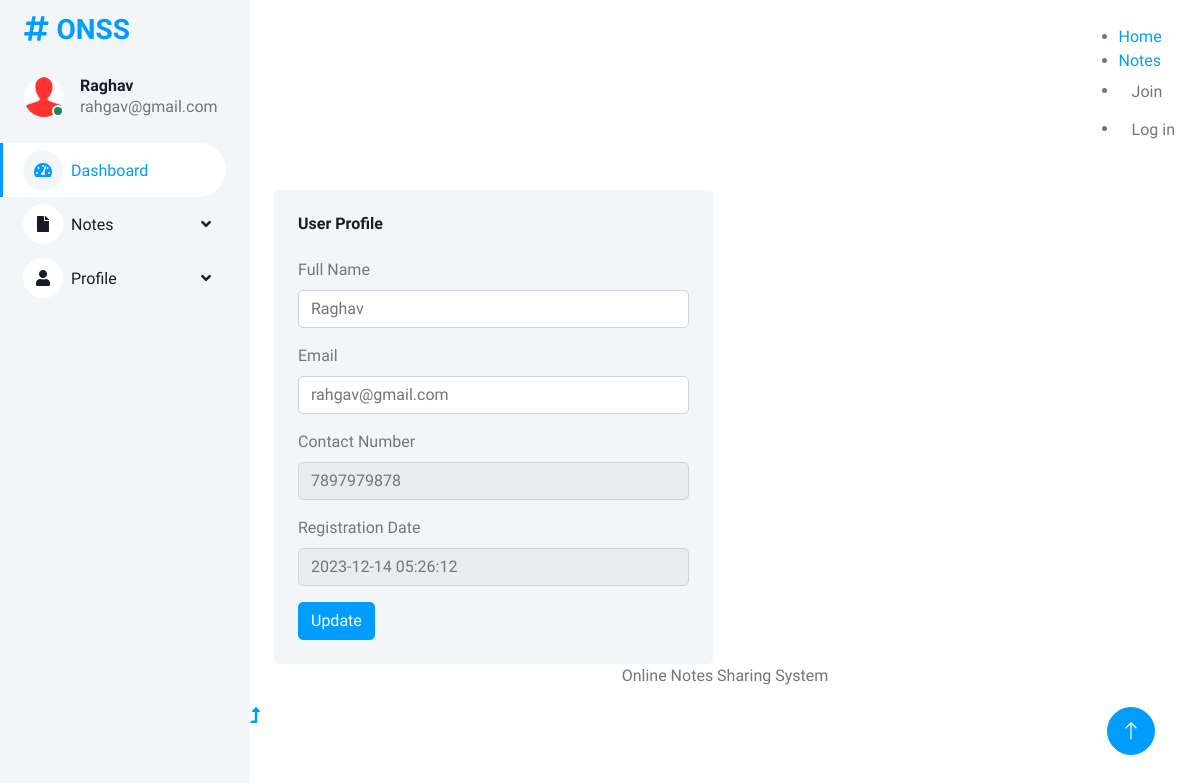
The page /users/profile.php (signed in) on the database its author committed.
### tables this page shows
CREATE TABLE `tbluser` (
  `ID` int(5) NOT NULL,
  `FullName` varchar(250) DEFAULT NULL,
  `MobileNumber` bigint(10) DEFAULT NULL,
  `Email` varchar(250) DEFAULT NULL,
  `Password` varchar(250) DEFAULT NULL,
  `RegDate` timestamp NULL DEFAULT current_timestamp()
);

### users/profile.php (the view, shortened to what this page needs)
<?php
include('includes/dbconnection.php');
if (strlen($_SESSION['ocasuid']==0)) {
  header('location:logout.php');
  } else{
  ?>
<!DOCTYPE html>
<html lang="en">
<head>
    <link href="https://cdnjs.cloudflare.com/ajax/libs/font-awesome/5.10.0/css/all.min.css" rel="stylesheet">
    <link href="https://cdn.jsdelivr.net/npm/bootstrap-icons@1.4.1/font/bootstrap-icons.css" rel="stylesheet">
    <link href="lib/owlcarousel/assets/owl.carousel.min.css" rel="stylesheet">
    <link href="lib/tempusdominus/css/tempusdominus-bootstrap-4.min.css" rel="stylesheet" />
    <link href="css/bootstrap.min.css" rel="stylesheet">
    <link href="css/style.css" rel="stylesheet">
</head>
<body>
    <div class="container-fluid position-relative bg-white d-flex p-0">
<?php include_once('includes/sidebar.php');?>
        <div class="content">
         <?php include_once('includes/header.php');?>
            <div class="container-fluid pt-4 px-4">
                <div class="row g-4">
                    <div class="col-sm-12 col-xl-6">
                        <div class="bg-light rounded h-100 p-4">
                            <h6 class="mb-4">User Profile</h6>
                            <form method="post">
                                 <?php
$uid=$_SESSION['ocasuid'];
$sql="SELECT * from tbluser where ID=:uid";
$query = $dbh -> prepare($sql);
$query->bindParam(':uid',$uid,PDO::PARAM_STR);
$query->execute();
$results=$query->fetchAll(PDO::FETCH_OBJ);
$cnt=1;
if($query->rowCount() > 0)
{
foreach($results as $row)
{               ?>
                                <div class="mb-3">
                                    <label for="exampleInputEmail1" class="form-label">Full Name</label>
                                    <input type="text" class="form-control"  name="name" value="<?php  echo $row->FullName;?>" required='true'>
                                </div>
                                <div class="mb-3">
                                    <label for="exampleInputPassword1" class="form-label">Email</label>
                                    <input type="email" class="form-control" name="email" value="<?php  echo $row->Email;?>" required='true'>
                                </div>
                               <div class="mb-3">
                                    <label for="exampleInputPassword1" class="form-label">Contact Number</label>
                                    <input type="text" class="form-control" name="mobilenumber" value="<?php  echo $row->MobileNumber;?>" required='true' maxlength='10' readonly>
                                </div>
                                <div class="mb-3">
                                    <label for="exampleInputPassword1" class="form-label">Registration Date</label>
                                   <input type="text" class="form-control" id="email2" name="" value="<?php  echo $row->RegDate;?>" readonly="true">
                                </div>
                                <?php $cnt=$cnt+1;}} ?>
                                <button type="submit" name="submit" class="btn btn-primary">Update</button>
                            </form>
                        </div>
                    </div>
                </div>
            </div>
             <?php include_once('includes/footer.php');?>
        </div>
       <?php include_once('includes/back-totop.php');?>
    </div>
</body>
</html><?php }  ?>

### users/css/include/sidebar.php (shortened to what this page needs)
        <div class="sidebar pe-4 pb-3">
            <nav class="navbar bg-light navbar-light">
                <a href="dashboard.php" class="navbar-brand mx-4 mb-3">
                    <h3 class="text-primary"><i class="fa fa-hashtag me-2"></i>ONSS</h3>
                </a>
                <div class="d-flex align-items-center ms-4 mb-4">
                    <div class="position-relative">
                        <img class="rounded-circle" src="img/user.jpg" alt="" style="width: 40px; height: 40px;">
                        <div class="bg-success rounded-circle border border-2 border-white position-absolute end-0 bottom-0 p-1"></div>
                    </div>
                    <div class="ms-3">
                        <?php
$uid=$_SESSION['ocasuid'];
$sql="SELECT * from  tbluser where ID=:uid";
$query = $dbh -> prepare($sql);
$query->bindParam(':uid',$uid,PDO::PARAM_STR);
$query->execute();
$results=$query->fetchAll(PDO::FETCH_OBJ);
$cnt=1;
if($query->rowCount() > 0)
{
foreach($results as $row)
{               ?>
                        <h6 class="mb-0"><?php  echo $row->FullName;?></h6>
                        <span><?php  echo $row->Email;?></span><?php $cnt=$cnt+1;}} ?>
                    </div>
                </div>
                <div class="navbar-nav w-100">
                    <a href="dashboard.php" class="nav-item nav-link active"><i class="fa fa-tachometer-alt me-2"></i>Dashboard</a>
                    <div class="nav-item dropdown">
                        <a href="#" class="nav-link dropdown-toggle" data-bs-toggle="dropdown"><i class="fa fa-file me-2"></i>Notes</a>
                    </div>
  <div class="nav-item dropdown">
                        <a href="#" class="nav-link dropdown-toggle" data-bs-toggle="dropdown"><i class="fa fa-user me-2"></i>Profile</a>
                    </div>
                </div>
            </nav>
        </div>

### users/css/style.css (style rules this page uses)
:root { --primary: #009CFF; --light: #F3F6F9; --dark: #191C24; }
.btn { transition: .5s; }
.btn.btn-primary { color: #FFFFFF; }
.sidebar { position: fixed; top: 0; left: 0; bottom: 0; width: 250px; height: 100vh; overflow-y: auto; background: var(--light); transition: 0.5s; z-index: 999; }
.content { margin-left: 250px; min-height: 100vh; background: #FFFFFF; transition: 0.5s; }
@media (min-width: 992px) { .sidebar { margin-left: 0; } }
@media (min-width: 992px) { .content { width: calc(100% - 250px); } }
.sidebar .navbar .navbar-nav .nav-link { padding: 7px 20px; color: var(--dark); font-weight: 500; border-left: 3px solid var(--light); border-radius: 0 30px 30px 0; outline: none; }
.sidebar .navbar .navbar-nav .nav-link:hover, .sidebar .navbar .navbar-nav .nav-link.active { color: var(--primary); background: #FFFFFF; border-color: var(--primary); }
.sidebar .navbar .navbar-nav .nav-link i { width: 40px; height: 40px; display: inline-flex; align-items: center; justify-content: center; background: #FFFFFF; border-radius: 40px; }
.sidebar .navbar .navbar-nav .nav-link:hover i, .sidebar .navbar .navbar-nav .nav-link.active i { background: var(--light); }
.sidebar .navbar .dropdown-toggle::after { position: absolute; top: 15px; right: 15px; border: none; content: "\f107"; font-family: "Font Awesome 5 Free"; font-weight: 900; transition: .5s; }

### rows shown on the page
tbluser: FullName "Raghav", Email "rahgav@gmail.com", name "Raghav", email "rahgav@gmail.com", mobilenumber "7897979878", RegDate "2023-12-14 05:26:12"
